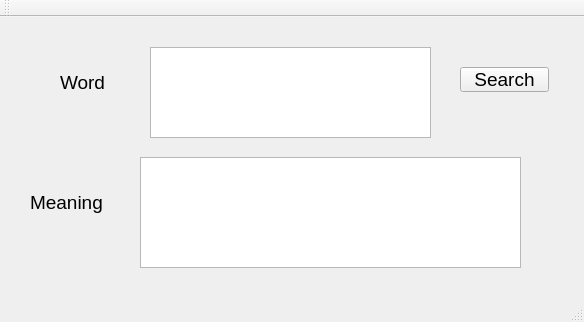
<?xml version="1.0" encoding="UTF-8"?>
<ui version="4.0">
 <class>MainWindow</class>
 <widget class="QMainWindow" name="MainWindow">
  <property name="geometry">
   <rect>
    <x>0</x>
    <y>0</y>
    <width>584</width>
    <height>322</height>
   </rect>
  </property>
  <property name="windowTitle">
   <string>MainWindow</string>
  </property>
  <widget class="QWidget" name="centralWidget">
   <widget class="QPushButton" name="pushButton">
    <property name="geometry">
     <rect>
      <x>460</x>
      <y>50</y>
      <width>89</width>
      <height>25</height>
     </rect>
    </property>
    <property name="font">
     <font>
      <family>Liberation Sans</family>
      <pointsize>14</pointsize>
      <weight>50</weight>
      <bold>false</bold>
     </font>
    </property>
    <property name="text">
     <string>Search</string>
    </property>
   </widget>
   <widget class="QTextEdit" name="textEdit">
    <property name="geometry">
     <rect>
      <x>150</x>
      <y>30</y>
      <width>281</width>
      <height>91</height>
     </rect>
    </property>
    <property name="font">
     <font>
      <family>Liberation Sans</family>
      <pointsize>14</pointsize>
     </font>
    </property>
   </widget>
   <widget class="QTextEdit" name="textEdit_2">
    <property name="geometry">
     <rect>
      <x>140</x>
      <y>140</y>
      <width>381</width>
      <height>111</height>
     </rect>
    </property>
    <property name="font">
     <font>
      <family>Liberation Sans</family>
      <pointsize>14</pointsize>
     </font>
    </property>
   </widget>
   <widget class="QLabel" name="label">
    <property name="geometry">
     <rect>
      <x>60</x>
      <y>50</y>
      <width>71</width>
      <height>31</height>
     </rect>
    </property>
    <property name="font">
     <font>
      <family>Liberation Sans</family>
      <pointsize>14</pointsize>
      <weight>50</weight>
      <bold>false</bold>
     </font>
    </property>
    <property name="text">
     <string>Word</string>
    </property>
   </widget>
   <widget class="QLabel" name="label_2">
    <property name="geometry">
     <rect>
      <x>30</x>
      <y>140</y>
      <width>101</width>
      <height>91</height>
     </rect>
    </property>
    <property name="font">
     <font>
      <family>Liberation Sans</family>
      <pointsize>14</pointsize>
      <weight>50</weight>
      <bold>false</bold>
     </font>
    </property>
    <property name="text">
     <string>Meaning</string>
    </property>
   </widget>
  </widget>
  <widget class="QToolBar" name="mainToolBar">
   <attribute name="toolBarArea">
    <enum>TopToolBarArea</enum>
   </attribute>
   <attribute name="toolBarBreak">
    <bool>false</bool>
   </attribute>
  </widget>
  <widget class="QStatusBar" name="statusBar"/>
 </widget>
 <layoutdefault spacing="6" margin="11"/>
 <resources/>
 <connections/>
</ui>
